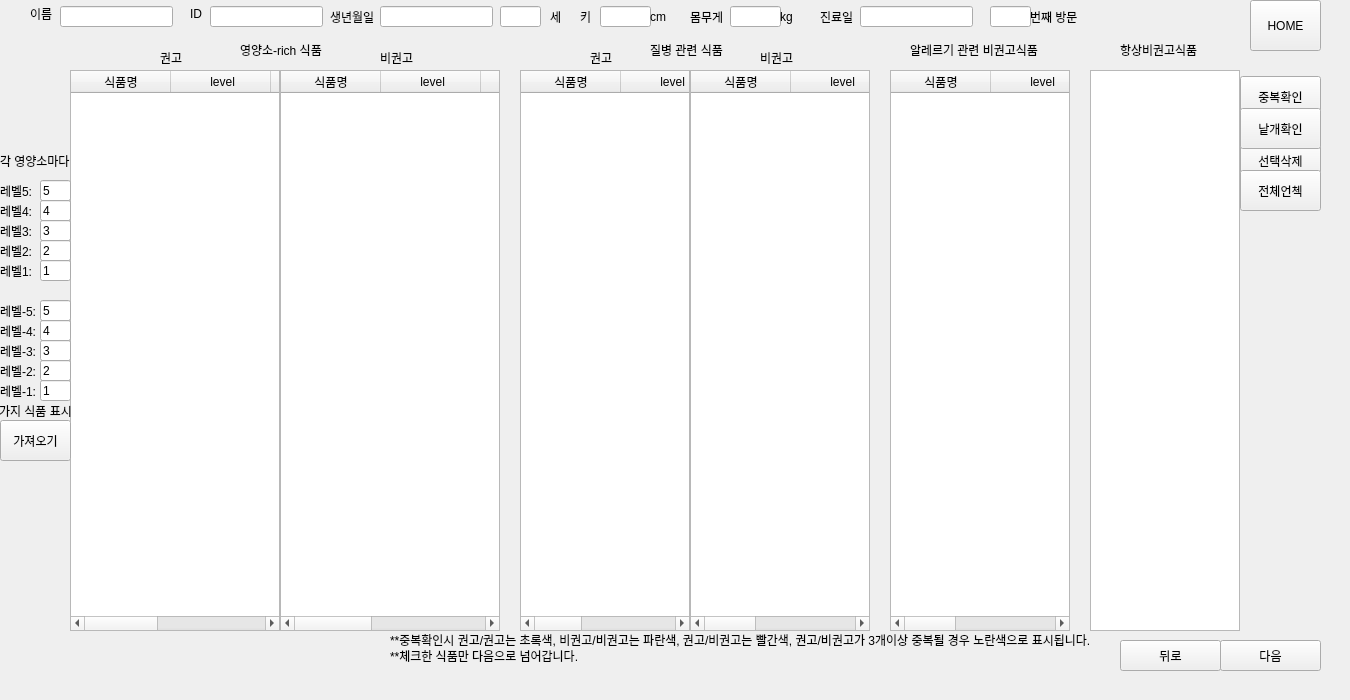
      <widget class="QWidget" name="page_9">
       <widget class="QWidget" name="widget_47" native="true">
        <property name="geometry">
         <rect>
          <x>0</x>
          <y>0</y>
          <width>1341</width>
          <height>691</height>
         </rect>
        </property>
        <widget class="QPushButton" name="btn_home_9">
         <property name="geometry">
          <rect>
           <x>1250</x>
           <y>0</y>
           <width>71</width>
           <height>51</height>
          </rect>
         </property>
         <property name="text">
          <string>HOME</string>
         </property>
        </widget>
        <widget class="QWidget" name="widget_5" native="true">
         <property name="geometry">
          <rect>
           <x>0</x>
           <y>-4</y>
           <width>1191</width>
           <height>41</height>
          </rect>
         </property>
         <widget class="QLineEdit" name="lineEdit_name_9">
          <property name="geometry">
           <rect>
            <x>60</x>
            <y>10</y>
            <width>113</width>
            <height>21</height>
           </rect>
          </property>
          <property name="readOnly">
           <bool>true</bool>
          </property>
         </widget>
         <widget class="QLabel" name="label_25">
          <property name="geometry">
           <rect>
            <x>30</x>
            <y>10</y>
            <width>60</width>
            <height>16</height>
           </rect>
          </property>
          <property name="text">
           <string>이름</string>
          </property>
         </widget>
         <widget class="QLabel" name="label_26">
          <property name="geometry">
           <rect>
            <x>190</x>
            <y>10</y>
            <width>60</width>
            <height>16</height>
           </rect>
          </property>
          <property name="text">
           <string>ID</string>
          </property>
         </widget>
         <widget class="QLineEdit" name="lineEdit_ID_9">
          <property name="geometry">
           <rect>
            <x>210</x>
            <y>10</y>
            <width>113</width>
            <height>21</height>
           </rect>
          </property>
          <property name="readOnly">
           <bool>true</bool>
          </property>
         </widget>
         <widget class="QLabel" name="label_43">
          <property name="geometry">
           <rect>
            <x>330</x>
            <y>10</y>
            <width>60</width>
            <height>21</height>
           </rect>
          </property>
          <property name="text">
           <string>생년월일 </string>
          </property>
         </widget>
         <widget class="QLineEdit" name="lineEdit_age_9">
          <property name="geometry">
           <rect>
            <x>500</x>
            <y>10</y>
            <width>41</width>
            <height>21</height>
           </rect>
          </property>
          <property name="readOnly">
           <bool>true</bool>
          </property>
         </widget>
         <widget class="QLineEdit" name="lineEdit_weight_9">
          <property name="geometry">
           <rect>
            <x>730</x>
            <y>10</y>
            <width>51</width>
            <height>21</height>
           </rect>
          </property>
          <property name="readOnly">
           <bool>true</bool>
          </property>
         </widget>
         <widget class="QLabel" name="label_44">
          <property name="geometry">
           <rect>
            <x>820</x>
            <y>10</y>
            <width>41</width>
            <height>21</height>
           </rect>
          </property>
          <property name="text">
           <string>진료일</string>
          </property>
         </widget>
         <widget class="QLabel" name="label_45">
          <property name="geometry">
           <rect>
            <x>1030</x>
            <y>10</y>
            <width>60</width>
            <height>21</height>
           </rect>
          </property>
          <property name="text">
           <string>번째 방문</string>
          </property>
         </widget>
         <widget class="QLabel" name="label_46">
          <property name="geometry">
           <rect>
            <x>550</x>
            <y>10</y>
            <width>60</width>
            <height>21</height>
           </rect>
          </property>
          <property name="text">
           <string>세</string>
          </property>
         </widget>
         <widget class="QLabel" name="label_47">
          <property name="geometry">
           <rect>
            <x>690</x>
            <y>10</y>
            <width>41</width>
            <height>21</height>
           </rect>
          </property>
          <property name="text">
           <string>몸무게</string>
          </property>
         </widget>
         <widget class="QLabel" name="label_48">
          <property name="geometry">
           <rect>
            <x>580</x>
            <y>10</y>
            <width>16</width>
            <height>21</height>
           </rect>
          </property>
          <property name="text">
           <string>키</string>
          </property>
         </widget>
         <widget class="QLineEdit" name="lineEdit_height_9">
          <property name="geometry">
           <rect>
            <x>600</x>
            <y>10</y>
            <width>51</width>
            <height>21</height>
           </rect>
          </property>
          <property name="readOnly">
           <bool>true</bool>
          </property>
         </widget>
         <widget class="QLineEdit" name="lineEdit_nthVisit_9">
          <property name="geometry">
           <rect>
            <x>990</x>
            <y>10</y>
            <width>41</width>
            <height>21</height>
           </rect>
          </property>
          <property name="readOnly">
           <bool>true</bool>
          </property>
         </widget>
         <widget class="QLineEdit" name="lineEdit_birthdate_9">
          <property name="geometry">
           <rect>
            <x>380</x>
            <y>10</y>
            <width>113</width>
            <height>21</height>
           </rect>
          </property>
          <property name="readOnly">
           <bool>true</bool>
          </property>
         </widget>
         <widget class="QLineEdit" name="lineEdit_lastOfficeVisit_9">
          <property name="geometry">
           <rect>
            <x>860</x>
            <y>10</y>
            <width>113</width>
            <height>21</height>
           </rect>
          </property>
          <property name="readOnly">
           <bool>true</bool>
          </property>
         </widget>
         <widget class="QLabel" name="label_74">
          <property name="geometry">
           <rect>
            <x>650</x>
            <y>10</y>
            <width>21</width>
            <height>21</height>
           </rect>
          </property>
          <property name="text">
           <string>cm</string>
          </property>
         </widget>
         <widget class="QLabel" name="label_87">
          <property name="geometry">
           <rect>
            <x>780</x>
            <y>10</y>
            <width>21</width>
            <height>21</height>
           </rect>
          </property>
          <property name="text">
           <string>kg</string>
          </property>
         </widget>
        </widget>
        <widget class="QLabel" name="label_173">
         <property name="geometry">
          <rect>
           <x>240</x>
           <y>40</y>
           <width>101</width>
           <height>20</height>
          </rect>
         </property>
         <property name="text">
          <string>영양소-rich 식품</string>
         </property>
        </widget>
        <widget class="QLabel" name="label_181">
         <property name="geometry">
          <rect>
           <x>160</x>
           <y>50</y>
           <width>31</width>
           <height>16</height>
          </rect>
         </property>
         <property name="text">
          <string>권고</string>
         </property>
        </widget>
        <widget class="QLabel" name="label_182">
         <property name="geometry">
          <rect>
           <x>380</x>
           <y>50</y>
           <width>41</width>
           <height>16</height>
          </rect>
         </property>
         <property name="text">
          <string>비권고</string>
         </property>
        </widget>
        <widget class="QLabel" name="label_183">
         <property name="geometry">
          <rect>
           <x>590</x>
           <y>50</y>
           <width>60</width>
           <height>16</height>
          </rect>
         </property>
         <property name="text">
          <string>권고</string>
         </property>
        </widget>
        <widget class="QLabel" name="label_184">
         <property name="geometry">
          <rect>
           <x>760</x>
           <y>50</y>
           <width>60</width>
           <height>16</height>
          </rect>
         </property>
         <property name="text">
          <string>비권고</string>
         </property>
        </widget>
        <widget class="QLabel" name="label_185">
         <property name="geometry">
          <rect>
           <x>650</x>
           <y>40</y>
           <width>101</width>
           <height>20</height>
          </rect>
         </property>
         <property name="text">
          <string>질병 관련 식품</string>
         </property>
        </widget>
        <widget class="QLabel" name="label_186">
         <property name="geometry">
          <rect>
           <x>910</x>
           <y>40</y>
           <width>141</width>
           <height>20</height>
          </rect>
         </property>
         <property name="text">
          <string>알레르기 관련 비권고식품</string>
         </property>
        </widget>
        <widget class="QTableWidget" name="tableWidget_unrec_ing_from_allergies_9">
         <property name="geometry">
          <rect>
           <x>890</x>
           <y>70</y>
           <width>180</width>
           <height>561</height>
          </rect>
         </property>
         <column>
          <property name="text">
           <string>식품명</string>
          </property>
         </column>
         <column>
          <property name="text">
           <string> level</string>
          </property>
         </column>
         <column>
          <property name="text">
           <string>알레르기 출처</string>
          </property>
         </column>
        </widget>
        <widget class="QTableWidget" name="tableWidget_unrec_ing_from_dis_9">
         <property name="geometry">
          <rect>
           <x>690</x>
           <y>70</y>
           <width>180</width>
           <height>561</height>
          </rect>
         </property>
         <column>
          <property name="text">
           <string>식품명</string>
          </property>
         </column>
         <column>
          <property name="text">
           <string> level</string>
          </property>
         </column>
         <column>
          <property name="text">
           <string>질병 출처</string>
          </property>
         </column>
        </widget>
        <widget class="QTableWidget" name="tableWidget_rec_ing_from_dis_9">
         <property name="geometry">
          <rect>
           <x>520</x>
           <y>70</y>
           <width>170</width>
           <height>561</height>
          </rect>
         </property>
         <column>
          <property name="text">
           <string>식품명</string>
          </property>
         </column>
         <column>
          <property name="text">
           <string> level</string>
          </property>
         </column>
         <column>
          <property name="text">
           <string>질병출처</string>
          </property>
         </column>
        </widget>
        <widget class="QTableWidget" name="tableWidget_unrec_ing_from_nut_9">
         <property name="geometry">
          <rect>
           <x>280</x>
           <y>70</y>
           <width>220</width>
           <height>561</height>
          </rect>
         </property>
         <column>
          <property name="text">
           <string>식품명</string>
          </property>
         </column>
         <column>
          <property name="text">
           <string> level</string>
          </property>
         </column>
         <column>
          <property name="text">
           <string>영양소 출처</string>
          </property>
         </column>
         <column>
          <property name="text">
           <string>함량</string>
          </property>
         </column>
         <column>
          <property name="text">
           <string>우선순위설명</string>
          </property>
         </column>
        </widget>
        <widget class="QTableWidget" name="tableWidget_rec_ing_from_nut_9">
         <property name="geometry">
          <rect>
           <x>70</x>
           <y>70</y>
           <width>210</width>
           <height>561</height>
          </rect>
         </property>
         <column>
          <property name="text">
           <string>식품명</string>
          </property>
         </column>
         <column>
          <property name="text">
           <string> level</string>
          </property>
         </column>
         <column>
          <property name="text">
           <string>영양소 출처</string>
          </property>
         </column>
         <column>
          <property name="text">
           <string>함량</string>
          </property>
         </column>
         <column>
          <property name="text">
           <string>우선순위설명</string>
          </property>
         </column>
        </widget>
        <widget class="QPushButton" name="btn_check_duplicate_ing_9">
         <property name="geometry">
          <rect>
           <x>1240</x>
           <y>76</y>
           <width>81</width>
           <height>41</height>
          </rect>
         </property>
         <property name="text">
          <string>중복확인</string>
         </property>
        </widget>
        <widget class="QPushButton" name="btn_delete_selected_9">
         <property name="geometry">
          <rect>
           <x>1240</x>
           <y>140</y>
           <width>81</width>
           <height>41</height>
          </rect>
         </property>
         <property name="text">
          <string>선택삭제</string>
         </property>
        </widget>
        <widget class="QWidget" name="widget_50" native="true">
         <property name="geometry">
          <rect>
           <x>1020</x>
           <y>620</y>
           <width>301</width>
           <height>51</height>
          </rect>
         </property>
         <widget class="QPushButton" name="btn_back_9">
          <property name="geometry">
           <rect>
            <x>100</x>
            <y>20</y>
            <width>101</width>
            <height>31</height>
           </rect>
          </property>
          <property name="text">
           <string>뒤로</string>
          </property>
         </widget>
         <widget class="QPushButton" name="btn_next_9">
          <property name="geometry">
           <rect>
            <x>200</x>
            <y>20</y>
            <width>101</width>
            <height>31</height>
           </rect>
          </property>
          <property name="text">
           <string>다음</string>
          </property>
         </widget>
        </widget>
        <widget class="QWidget" name="widget_33" native="true">
         <property name="geometry">
          <rect>
           <x>0</x>
           <y>150</y>
           <width>81</width>
           <height>361</height>
          </rect>
         </property>
         <widget class="QPushButton" name="btn_render_rec_unrec_ing_from_nut_9">
          <property name="geometry">
           <rect>
            <x>0</x>
            <y>270</y>
            <width>71</width>
            <height>41</height>
           </rect>
          </property>
          <property name="text">
           <string>가져오기</string>
          </property>
         </widget>
         <widget class="QLabel" name="label_50">
          <property name="geometry">
           <rect>
            <x>0</x>
            <y>30</y>
            <width>41</width>
            <height>21</height>
           </rect>
          </property>
          <property name="text">
           <string>레벨5:</string>
          </property>
         </widget>
         <widget class="QLabel" name="label_167">
          <property name="geometry">
           <rect>
            <x>0</x>
            <y>110</y>
            <width>41</width>
            <height>21</height>
           </rect>
          </property>
          <property name="text">
           <string>레벨1:</string>
          </property>
         </widget>
         <widget class="QLabel" name="label_51">
          <property name="geometry">
           <rect>
            <x>0</x>
            <y>50</y>
            <width>41</width>
            <height>21</height>
           </rect>
          </property>
          <property name="text">
           <string>레벨4:</string>
          </property>
         </widget>
         <widget class="QLineEdit" name="lineEdit_lv2_9">
          <property name="geometry">
           <rect>
            <x>40</x>
            <y>90</y>
            <width>31</width>
            <height>21</height>
           </rect>
          </property>
          <property name="text">
           <string>2</string>
          </property>
         </widget>
         <widget class="QLabel" name="label_175">
          <property name="geometry">
           <rect>
            <x>0</x>
            <y>230</y>
            <width>41</width>
            <height>21</height>
           </rect>
          </property>
          <property name="text">
           <string>레벨-1:</string>
          </property>
         </widget>
         <widget class="QLineEdit" name="lineEdit_lvn1_9">
          <property name="geometry">
           <rect>
            <x>40</x>
            <y>230</y>
            <width>31</width>
            <height>21</height>
           </rect>
          </property>
          <property name="text">
           <string>1</string>
          </property>
         </widget>
         <widget class="QLabel" name="label_166">
          <property name="geometry">
           <rect>
            <x>0</x>
            <y>90</y>
            <width>41</width>
            <height>21</height>
           </rect>
          </property>
          <property name="text">
           <string>레벨2:</string>
          </property>
         </widget>
         <widget class="QLineEdit" name="lineEdit_lv3_9">
          <property name="geometry">
           <rect>
            <x>40</x>
            <y>70</y>
            <width>31</width>
            <height>21</height>
           </rect>
          </property>
          <property name="text">
           <string>3</string>
          </property>
         </widget>
         <widget class="QLineEdit" name="lineEdit_lvn4_9">
          <property name="geometry">
           <rect>
            <x>40</x>
            <y>170</y>
            <width>31</width>
            <height>21</height>
           </rect>
          </property>
          <property name="text">
           <string>4</string>
          </property>
         </widget>
         <widget class="QLabel" name="label_52">
          <property name="geometry">
           <rect>
            <x>0</x>
            <y>70</y>
            <width>41</width>
            <height>21</height>
           </rect>
          </property>
          <property name="text">
           <string>레벨3:</string>
          </property>
         </widget>
         <widget class="QLineEdit" name="lineEdit_lvn3_9">
          <property name="geometry">
           <rect>
            <x>40</x>
            <y>190</y>
            <width>31</width>
            <height>21</height>
           </rect>
          </property>
          <property name="text">
           <string>3</string>
          </property>
         </widget>
         <widget class="QLineEdit" name="lineEdit_lv1_9">
          <property name="geometry">
           <rect>
            <x>40</x>
            <y>110</y>
            <width>31</width>
            <height>21</height>
           </rect>
          </property>
          <property name="text">
           <string>1</string>
          </property>
         </widget>
         <widget class="QLineEdit" name="lineEdit_lv5_9">
          <property name="geometry">
           <rect>
            <x>40</x>
            <y>30</y>
            <width>31</width>
            <height>21</height>
           </rect>
          </property>
          <property name="text">
           <string>5</string>
          </property>
         </widget>
         <widget class="QLabel" name="label_176">
          <property name="geometry">
           <rect>
            <x>0</x>
            <y>210</y>
            <width>41</width>
            <height>21</height>
           </rect>
          </property>
          <property name="text">
           <string>레벨-2:</string>
          </property>
         </widget>
         <widget class="QLabel" name="label_179">
          <property name="geometry">
           <rect>
            <x>0</x>
            <y>170</y>
            <width>41</width>
            <height>21</height>
           </rect>
          </property>
          <property name="text">
           <string>레벨-4:</string>
          </property>
         </widget>
         <widget class="QLabel" name="label_174">
          <property name="geometry">
           <rect>
            <x>-1</x>
            <y>250</y>
            <width>81</width>
            <height>21</height>
           </rect>
          </property>
          <property name="text">
           <string>가지 식품 표시</string>
          </property>
         </widget>
         <widget class="QLineEdit" name="lineEdit_lvn5_9">
          <property name="geometry">
           <rect>
            <x>40</x>
            <y>150</y>
            <width>31</width>
            <height>21</height>
           </rect>
          </property>
          <property name="text">
           <string>5</string>
          </property>
         </widget>
         <widget class="QLabel" name="label_178">
          <property name="geometry">
           <rect>
            <x>0</x>
            <y>190</y>
            <width>41</width>
            <height>21</height>
           </rect>
          </property>
          <property name="text">
           <string>레벨-3:</string>
          </property>
         </widget>
         <widget class="QLabel" name="label_177">
          <property name="geometry">
           <rect>
            <x>0</x>
            <y>150</y>
            <width>41</width>
            <height>21</height>
           </rect>
          </property>
          <property name="text">
           <string>레벨-5:</string>
          </property>
         </widget>
         <widget class="QLineEdit" name="lineEdit_lvn2_9">
          <property name="geometry">
           <rect>
            <x>40</x>
            <y>210</y>
            <width>31</width>
            <height>21</height>
           </rect>
          </property>
          <property name="text">
           <string>2</string>
          </property>
         </widget>
         <widget class="QLineEdit" name="lineEdit_lv4_9">
          <property name="geometry">
           <rect>
            <x>40</x>
            <y>50</y>
            <width>31</width>
            <height>21</height>
           </rect>
          </property>
          <property name="text">
           <string>4</string>
          </property>
         </widget>
         <widget class="QLabel" name="label_172">
          <property name="geometry">
           <rect>
            <x>0</x>
            <y>0</y>
            <width>81</width>
            <height>21</height>
           </rect>
          </property>
          <property name="text">
           <string>각 영양소마다 </string>
          </property>
         </widget>
        </widget>
        <widget class="QPushButton" name="btn_check_duplicate_single_ing_9">
         <property name="geometry">
          <rect>
           <x>1240</x>
           <y>108</y>
           <width>81</width>
           <height>41</height>
          </rect>
         </property>
         <property name="text">
          <string>낱개확인</string>
         </property>
        </widget>
        <widget class="QLabel" name="label_229">
         <property name="geometry">
          <rect>
           <x>1120</x>
           <y>40</y>
           <width>141</width>
           <height>20</height>
          </rect>
         </property>
         <property name="text">
          <string>항상비권고식품</string>
         </property>
        </widget>
        <widget class="QListWidget" name="listWidget_always_unrec_9">
         <property name="geometry">
          <rect>
           <x>1090</x>
           <y>70</y>
           <width>150</width>
           <height>561</height>
          </rect>
         </property>
        </widget>
        <widget class="QPushButton" name="btn_uncheck_all_9">
         <property name="geometry">
          <rect>
           <x>1240</x>
           <y>170</y>
           <width>81</width>
           <height>41</height>
          </rect>
         </property>
         <property name="text">
          <string>전체언첵</string>
         </property>
        </widget>
        <widget class="QLabel" name="label_238">
         <property name="geometry">
          <rect>
           <x>390</x>
           <y>624</y>
           <width>761</width>
           <height>31</height>
          </rect>
         </property>
         <property name="text">
          <string>**중복확인시 권고/권고는 초록색, 비권고/비권고는 파란색, 권고/비권고는 빨간색, 권고/비권고가 3개이상 중복될 경우 노란색으로 표시됩니다. </string>
         </property>
        </widget>
        <widget class="QLabel" name="label_263">
         <property name="geometry">
          <rect>
           <x>390</x>
           <y>640</y>
           <width>761</width>
           <height>31</height>
          </rect>
         </property>
         <property name="text">
          <string>**체크한 식품만 다음으로 넘어갑니다.</string>
         </property>
        </widget>
       </widget>
      </widget>
